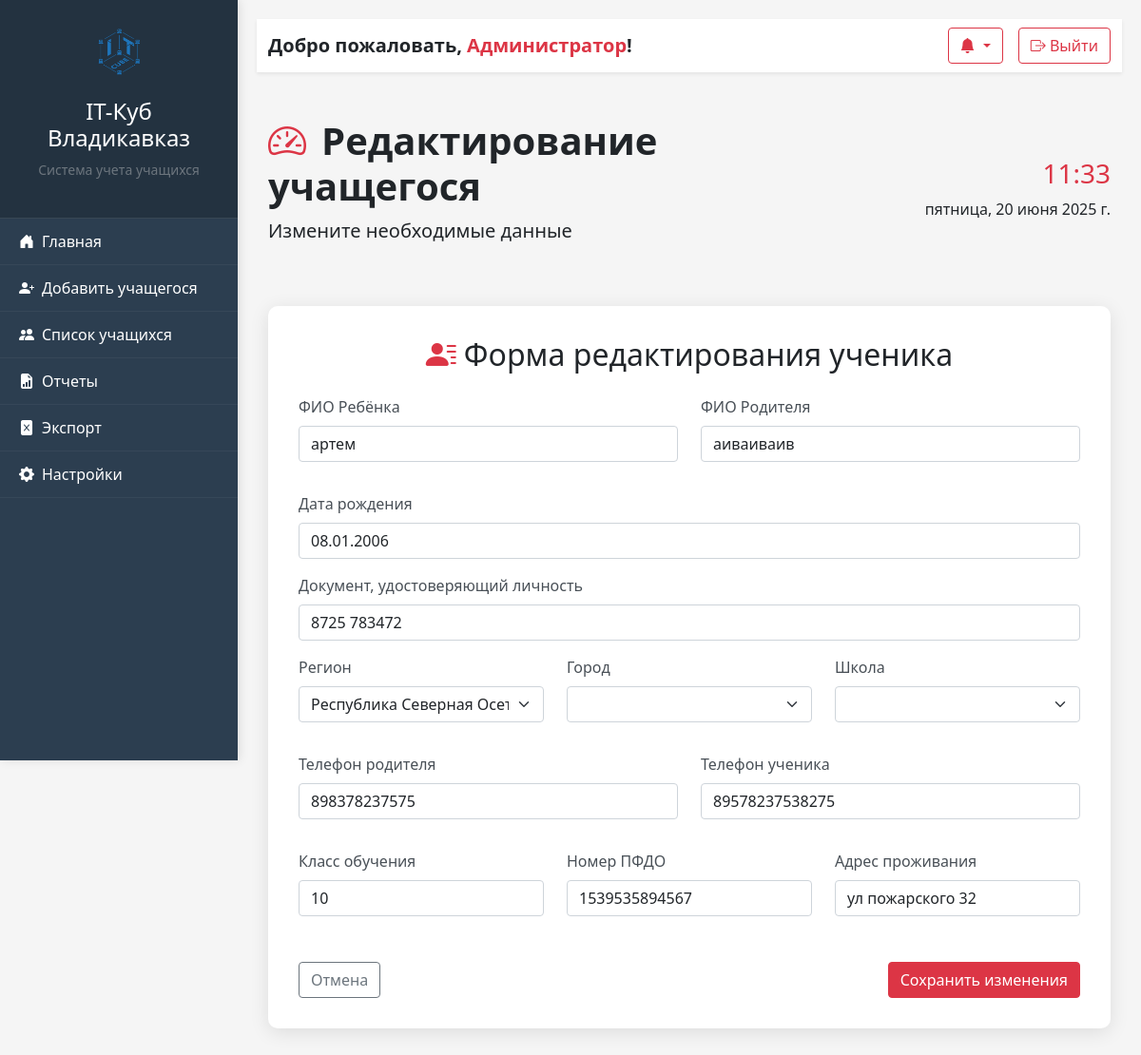
Page /edit_student/5 on the committed database.
### data/students.py (models this page shows)
class Student(SqlAlchemyBase):
    __tablename__ = 'students'
    id = sqlalchemy.Column(sqlalchemy.Integer, sqlalchemy.ForeignKey("group_student_id.id_student"),
                           primary_key=True, autoincrement=True)
    name_student = sqlalchemy.Column(sqlalchemy.String, nullable=True)
    name_parent = sqlalchemy.Column(sqlalchemy.String, nullable=True)
    birthday = sqlalchemy.Column(sqlalchemy.String, nullable=True)
    PFDO = sqlalchemy.Column(sqlalchemy.Integer, nullable=True)
    city = sqlalchemy.Column(sqlalchemy.String, nullable=True)
    school = sqlalchemy.Column(sqlalchemy.String, nullable=True)
    student_phone = sqlalchemy.Column(sqlalchemy.Integer, nullable=True)
    parent_phone = sqlalchemy.Column(sqlalchemy.Integer, nullable=True)
    school_class = sqlalchemy.Column(sqlalchemy.Integer, nullable=True)
    document = sqlalchemy.Column(sqlalchemy.Integer, nullable=True)
    adres_of_living = sqlalchemy.Column(sqlalchemy.String, nullable=True)

### server.py (the view, shortened to what this page needs)
@app.route('/edit_student/<int:student_id>', methods=['GET', 'POST'])
def edit_student(student_id):
    db_sess = db_session.create_session()
    student = db_sess.query(Student).get(student_id)
    if not student:
        return redirect('/students')
    form = RegistrationForm(obj=student)
    curr_city = student.city
    curr_school = student.school
    return render_template("edit_student.html", form=form, student_id=student_id, current_city=curr_city, current_school=curr_school)

### api/api_regions.py (called while the page is built)
def get_regions_data():
    return [{"id": REGION_ID,
             "title": "Республика Северная Осетия — Алания"
    }]

### data/db_session.py (called while the page is built)
def create_session() -> Session:
    global __factory
    return __factory()

### templates/edit_student.html (shortened to what this page needs)
{% extends "base.html" %}
{% block page_title %}Редактирование учащегося{% endblock %}
{% block page_subtitle %}Измените необходимые данные{% endblock %}
{% block content %}
<div class="container mt-4">
    <div class="registration-container">
        <h2 class="mb-4 text-center"><i class="bi bi-person-lines-fill me-2 text-danger"></i>Форма редактирования ученика</h2>
        <form action="/edit_student/{{ student_id }}" method="post" novalidate class="needs-validation">
            <div class="row mb-3">
                <div class="col-md-6 mb-3">
                    <label for="name_student" class="form-label">ФИО Ребёнка</label>
                    {{ form.name_student(class="form-control", placeholder="Введите имя ученика") }}
                </div>
                <div class="col-md-6 mb-3">
                    <label for="name_parent" class="form-label">ФИО Родителя</label>
                    {{ form.name_parent(class="form-control", placeholder="Введите имя родителя") }}
                </div>
            </div>
            <div class="mb-3">
                <label for="birthday" class="form-label">Дата рождения</label>
                {{ form.birthday(class="form-control", placeholder="ДД.ММ.ГГГГ") }}
            </div>
            <div class="mb-3">
                <label for="document" class="form-label">Документ, удостоверяющий личность</label>
                {{ form.document(class="form-control", placeholder="Серия и номер паспорта или номер свидетельства о рождении") }}
            </div>
            <div class="row mb-3">
                <div class="col-md-4 mb-3">
                    <label for="region" class="form-label">Регион</label>
                    {{ form.region(class="form-select", onchange="this.form.submit()") }}
                </div>
                <div class="col-md-4 mb-3">
                    <label for="city" class="form-label">Город</label>
                    {{ form.city(class="form-select", onchange="this.form.submit()") }}
                </div>
                <div class="col-md-4 mb-3">
                    <label for="school" class="form-label">Школа</label>
                    {{ form.school(class="form-select") }}
                </div>
            </div>
            <div class="row mb-3">
                <div class="col-md-6 mb-3">
                    <label for="parent_phone" class="form-label">Телефон родителя</label>
                    {{ form.parent_phone(class="form-control") }}
                </div>
                <div class="col-md-6 mb-3">
                    <label for="student_phone" class="form-label">Телефон ученика</label>
                    {{ form.student_phone(class="form-control") }}
                </div>
            </div>
            <div class="row mb-3">
                <div class="col-md-4 mb-3">
                    <label for="school_class" class="form-label">Класс обучения</label>
                    {{ form.school_class(class="form-control", placeholder="Класс обучения") }}
                </div>
                <div class="col-md-4 mb-3">
                    <label for="PFDO" class="form-label">Номер ПФДО</label>
                    {{ form.PFDO(class="form-control", placeholder="Номер сертификата") }}
                </div>
                <div class="col-md-4 mb-3">
                    <label for="adres_of_living" class="form-label">Адрес проживания</label>
                    {{ form.adres_of_living(class="form-control", placeholder="Адрес проживания") }}
                </div>
            </div>
            <div class="d-flex justify-content-between pt-3">
                <a href="/students" class="btn btn-outline-secondary">Отмена</a>
                {{ form.submit(class="btn btn-register", value="Сохранить изменения") }}
            </div>
        </form>
    </div>
</div>
{% endblock %}

### static/css/style.css (style rules this page uses)
:root { --primary-color: #2c3e50; --secondary-color: #3498db; --accent-color: #e74c3c; --light-color: #f8f9fa; --dark-color: #212529; }
body { font-family: 'Segoe UI', Tahoma, Geneva, Verdana, sans-serif; background-color: #f5f5f5; overflow-x: hidden; }

### templates/edit_student.html (style rules this page uses)
.registration-container { background-color: white; border-radius: 10px; padding: 2rem; box-shadow: 0 4px 20px rgba(0, 0, 0, 0.1); margin-bottom: 2rem; }
.form-label { font-weight: 500; color: #495057; }
.btn-register { background-color: #dc3545; border-color: #dc3545; color: white; }

### rows in the picture
Student: name_student "артем", name_parent "аиваиваив", birthday "08.01.2006", document "8725 783472", parent_phone "898378237575", student_phone "89578237538275", school_class "10", PFDO "1539535894567", adres_of_living "ул пожарского 32"
